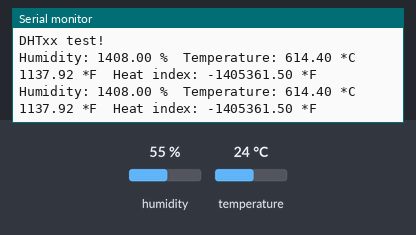
A sketch run on a simulated Arduino Uno, built with avr-gcc and run on an emulated ATmega328P. Shown: the last lines printed to the serial monitor. Wiring (inferred from the names in the program): DHT11 sensor: data pin 2. Inputs (shaded band) come from the test bench; at power-on: humidity 55 %, temperature 24 °C.

Above: at 5.4 s.
5.5 s: humidity set to 22 %
At 8.4 s:
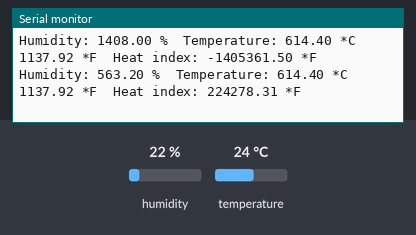
9.0 s: temperature set to 12 °C
At 10.6 s:
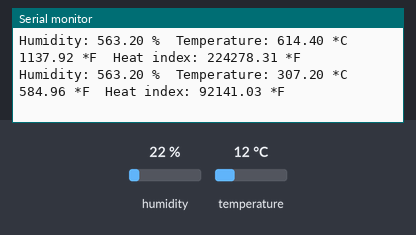
12.5 s: humidity set to 40 %
At 14.9 s:
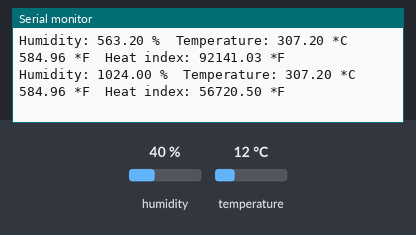
Timing chart, 0 to 16.4 s (numbered marks = the images above; inputs shaded):
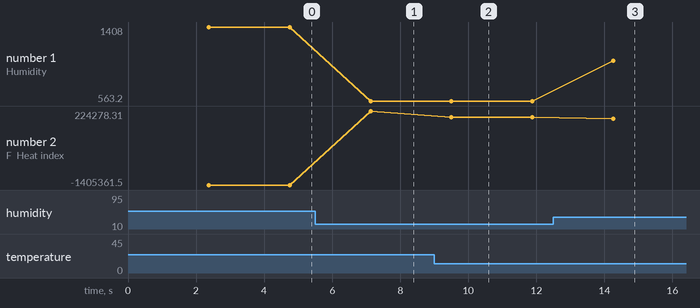

Measured:
- after the input at 5.5 s, the serial monitor: prints a new line after 1.6 s (image 1)
- after the input at 9.0 s, the serial monitor: prints a new line after 0.51 s (image 2)
- after the input at 12.5 s, the serial monitor: prints a new line after 1.8 s (image 3)
- plotted number 1: 1408 → 563.2 after the input at 5.5 s, 563.2 → 1024 after the input at 12.5 s
- plotted number 2: -1405361.5 → 224278.31 after the input at 5.5 s, 224278.31 → 92141.03 after the input at 9.0 s, 92141.03 → 56720.5 after the input at 12.5 s

The sketch:

DHTtest.ino
```cpp
#include <DHT.h>

#define DHTPIN 2     // what pin we're connected to

// Uncomment whatever type you're using!
//#define DHTTYPE DHT11   // DHT 11
#define DHTTYPE DHT22   // DHT 22  (AM2302)
//#define DHTTYPE DHT21   // DHT 21 (AM2301)

// Connect pin 1 (on the left) of the sensor to +5V
// NOTE: If using a board with 3.3V logic like an Arduino Due connect pin 1
// to 3.3V instead of 5V!
// Connect pin 2 of the sensor to whatever your DHTPIN is
// Connect pin 4 (on the right) of the sensor to GROUND
// Connect a 10K resistor from pin 2 (data) to pin 1 (power) of the sensor

// Initialize DHT sensor for normal 16mhz Arduino
DHT dht(DHTPIN, DHTTYPE);
// NOTE: For working with a faster chip, like an Arduino Due or Teensy, you
// might need to increase the threshold for cycle counts considered a 1 or 0.
// You can do this by passing a 3rd parameter for this threshold.  It's a bit
// of fiddling to find the right value, but in general the faster the CPU the
// higher the value.  The default for a 16mhz AVR is a value of 6.  For an
// Arduino Due that runs at 84mhz a value of 30 works.
// Example to initialize DHT sensor for Arduino Due:
//DHT dht(DHTPIN, DHTTYPE, 30);

void setup() {
//  SerialCloud.begin(115200);
  Serial.begin(115200);
  Serial.println("DHTxx test!");

  dht.begin();
}

void loop() {
  // Wait a few seconds between measurements.
  delay(2000);

  // Reading temperature or humidity takes about 250 milliseconds!
  // Sensor readings may also be up to 2 seconds 'old' (its a very slow sensor)
  float h = dht.readHumidity();
  // Read temperature as Celsius
  float t = dht.readTemperature();
  // Read temperature as Fahrenheit
  float f = dht.readTemperature(true);

  // Check if any reads failed and exit early (to try again).
  if (isnan(h) || isnan(t) || isnan(f)) {
    Serial.println("Failed to read from DHT sensor!");
    return;
  }

  // Compute heat index
  // Must send in temp in Fahrenheit!
  float hic = dht.computeHeatIndex(f, h);
  delay(100);
  Serial.print("Humidity: ");
  Serial.print(h);
  Serial.print(" %\t");
  Serial.print("Temperature: ");
  Serial.print(t);
  Serial.print(" *C ");
  Serial.print(f);
  Serial.print(" *F\t");
  Serial.print("Heat index: ");
  Serial.print(hic);
  Serial.println(" *F");
}
```
